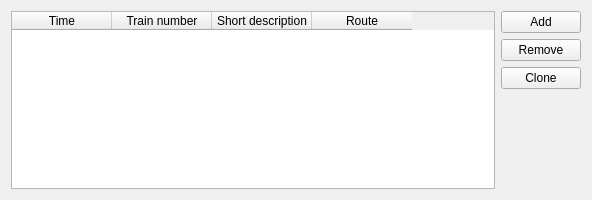
<?xml version="1.0" encoding="UTF-8"?>
<ui version="4.0">
 <class>TimeTableWidgetUI</class>
 <widget class="QWidget" name="TimeTableWidgetUI">
  <property name="geometry">
   <rect>
    <x>0</x>
    <y>0</y>
    <width>592</width>
    <height>200</height>
   </rect>
  </property>
  <layout class="QGridLayout" name="TimeTableWidgetGridLayout">
   <item row="1" column="1">
    <widget class="QPushButton" name="removeRouteButton">
     <property name="toolTip">
      <string>Remove route</string>
     </property>
     <property name="text">
      <string>Remove</string>
     </property>
    </widget>
   </item>
   <item row="0" column="1">
    <widget class="QPushButton" name="addRouteButton">
     <property name="toolTip">
      <string>Add new route</string>
     </property>
     <property name="text">
      <string>Add</string>
     </property>
    </widget>
   </item>
   <item row="3" column="1">
    <spacer name="addRemoveButtonSpacer">
     <property name="orientation">
      <enum>Qt::Vertical</enum>
     </property>
     <property name="sizeHint" stdset="0">
      <size>
       <width>20</width>
       <height>221</height>
      </size>
     </property>
    </spacer>
   </item>
   <item row="0" column="0" rowspan="4">
    <widget class="QTableWidget" name="routeListTable">
     <property name="selectionMode">
      <enum>QAbstractItemView::SingleSelection</enum>
     </property>
     <property name="selectionBehavior">
      <enum>QAbstractItemView::SelectRows</enum>
     </property>
     <property name="verticalScrollMode">
      <enum>QAbstractItemView::ScrollPerPixel</enum>
     </property>
     <property name="horizontalScrollMode">
      <enum>QAbstractItemView::ScrollPerPixel</enum>
     </property>
     <property name="columnCount">
      <number>4</number>
     </property>
     <attribute name="verticalHeaderVisible">
      <bool>false</bool>
     </attribute>
     <column>
      <property name="text">
       <string>Time</string>
      </property>
     </column>
     <column>
      <property name="text">
       <string>Train number</string>
      </property>
     </column>
     <column>
      <property name="text">
       <string>Short description</string>
      </property>
     </column>
     <column>
      <property name="text">
       <string>Route</string>
      </property>
     </column>
    </widget>
   </item>
   <item row="2" column="1">
    <widget class="QPushButton" name="cloneRouteButton">
     <property name="toolTip">
      <string>Clone current route</string>
     </property>
     <property name="text">
      <string>Clone</string>
     </property>
    </widget>
   </item>
  </layout>
 </widget>
 <resources/>
 <connections/>
</ui>
